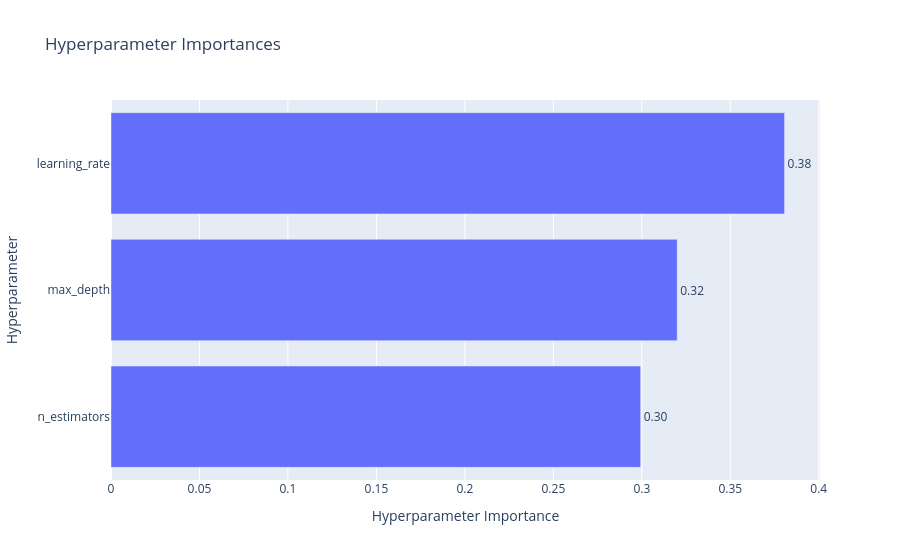

The notebook cell saved with this chart:
### Code cell
fig=vis.plot_param_importances(study)
fig.show()

### Figure 1 — Plotly figure (JSON) as saved in the notebook; plotly's stock layout.template omitted (floating-point values rounded to 4 significant figures)
{"data": [{"cliponaxis": false, "hovertemplate": ["n_estimators (IntDistribution): 0.29934677165047585<extra></extra>", "max_depth (IntDistribution): 0.31999509389618147<extra></extra>", "learning_rate (FloatDistribution): 0.3806581344533427<extra></extra>"], "name": "Objective Value", "orientation": "h", "text": ["0.30", "0.32", "0.38"], "textposition": "outside", "type": "bar", "x": [0.2993, 0.32, 0.3807], "y": ["n_estimators", "max_depth", "learning_rate"]}], "layout": {"title": {"text": "Hyperparameter Importances"}, "xaxis": {"title": {"text": "Hyperparameter Importance"}}, "yaxis": {"title": {"text": "Hyperparameter"}}}}
